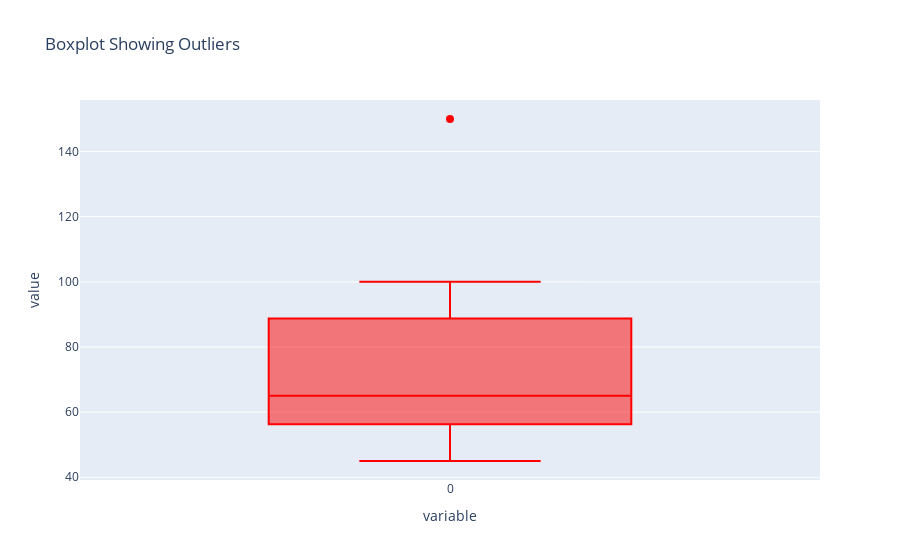

Notebook code cell kept with this figure:
### Code cell
fig = px.box(data, title="Boxplot Showing Outliers")
fig.update_traces(marker=dict(color="red", size=8))  # highlight outliers
fig.show()

### Figure 1 — Plotly figure (JSON) as saved in the notebook; plotly's stock layout.template omitted (floating-point values rounded to 4 significant figures)
{"data": [{"alignmentgroup": "True", "hovertemplate": "variable=%{x}<br>value=%{y}<extra></extra>", "legendgroup": "", "marker": {"color": "red", "size": 8}, "name": "", "notched": false, "offsetgroup": "", "orientation": "v", "showlegend": false, "type": "box", "x": ["0", "0", "0", "0", "0", "0", "0", "0", "0", "0", "0", "0", "0", "0", "0", "0", "0", "0", "0", "0", "0", "0", "0"], "x0": " ", "xaxis": "x", "y": [45, 50, 55, 60, 60, 65, 70, 75, 80, 85, 90, 95, 100, 100, 45, 50, 55, 60, 60, 65, 70, 100, 150], "y0": " ", "yaxis": "y"}], "layout": {"boxmode": "group", "legend": {"tracegroupgap": 0}, "title": {"text": "Boxplot Showing Outliers"}, "xaxis": {"anchor": "y", "domain": [0, 1], "title": {"text": "variable"}}, "yaxis": {"anchor": "x", "domain": [0, 1], "title": {"text": "value"}}}}
